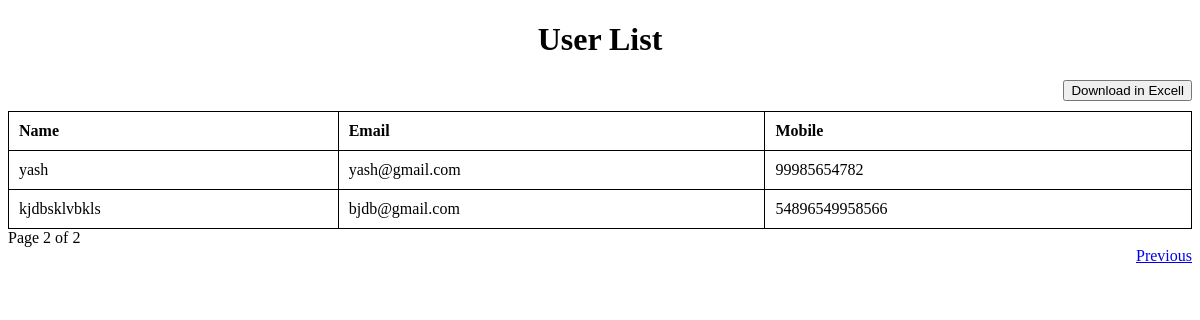
Screenshot of /UserList/?page=2 with the database file from the repository.
### app/models.py (models this page shows, shortened)
class User(models.Model):
	name=models.CharField(max_length=50)
	email=models.EmailField(max_length=50)
	mobile=models.CharField(max_length=50)
	ID = models.AutoField(primary_key=True)
	class Meta:
		db_table= 'User'

### app/views.py (the view)
# urls.py: path('UserList/',UserList, name='UserList'),
def UserList(request):
    users = User.objects.all()
    paginator = Paginator(users, 10)
    page_number = request.GET.get('page')
    page = paginator.get_page(page_number)
    return render(request, 'UserList.html', {'page': page})

### app/templates/UserList.html (shortened to what this page needs)
<!DOCTYPE html>
<html lang="en">
<head>
</head>
<body>
    <h1>User List</h1>
    <a href="{% url "User_to_excel" %}"><button>Download in Excell</button></a>
    <table>
        <thead>
            <tr>
                <th>Name</th>
                <th>Email</th>
                <th>Mobile</th>
            </tr>
        </thead>
        <tbody>
            {% for user in page %}
                <tr>
                    <td>{{ user.name }}</td>
                    <td>{{ user.email }}</td>
                    <td>{{ user.mobile }}</td>
                </tr>
            {% endfor %}
        </tbody>
    </table>
    <div>
        <span id='p1'>Page {{ page.number }} of {{ page.paginator.num_pages }}</span>
    </div>
    <div>
        <span>
            {% if page.has_previous %}
                <a href="?page={{ page.previous_page_number }}">Previous</a>
            {% endif %}
        </span>
    </div>
</body>
</html>

### app/templates/UserList.html (style rules this page uses)
table { width: 100%; border-collapse: collapse; }
table, th, td { border: 1px solid black; }
th, td { padding: 10px; text-align: left; }
h1 { text-align: center; }
#p1 { text-align: center; }
a { float:right; margin-bottom:10px; }

### rows the page displays
User: name "yash", email "yash@gmail.com", mobile "99985654782"
User: name "kjdbsklvbkls", email "bjdb@gmail.com", mobile "54896549958566"

### other values shown
{{ page.number }} "2"
{{ page.paginator.num_pages }} "2"
